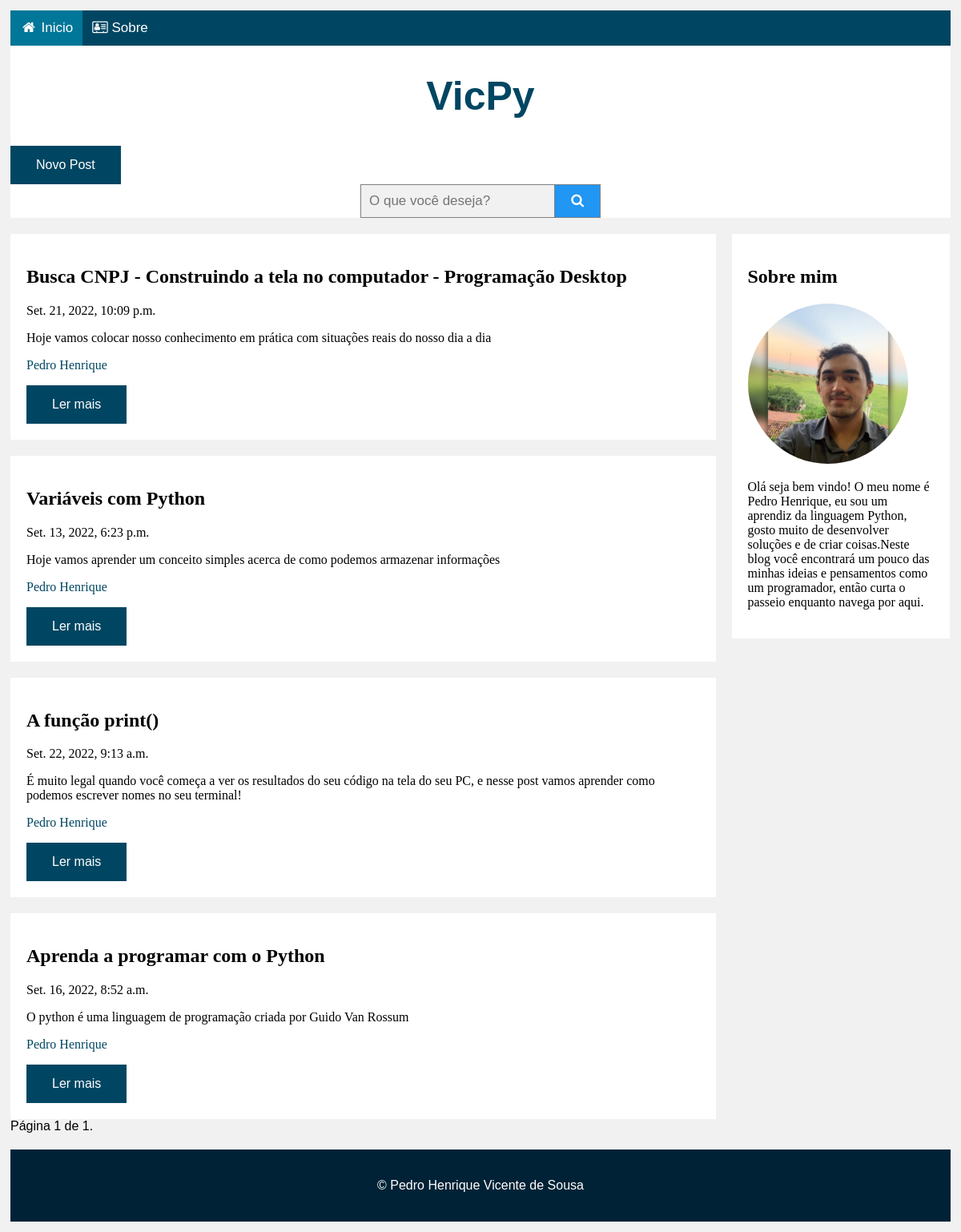
Page /blog/ (signed in) on the committed database.
### victech/models.py (models this page shows, shortened)
class Postagem(models.Model):
	titulo = models.CharField(max_length=200)
	descricao = models.CharField(max_length=1024, default= 'Descrição do POST')
	texto = RichTextField(blank=True, null=True, config_name='special')
	data_criacao = models.DateTimeField(default=timezone.now)
	data_publicacao = models.DateTimeField(blank=True, null=True)
	ativo = models.BooleanField(default=True)

### victech/views.py (the view, shortened to what this page needs)
# urls.py: 2. Add a URL to urlpatterns:  path('', views.home, name='home')
def home(request):
	if (request.method == 'GET'):
		if request.user.is_authenticated:
			postagens = Postagem.objects.filter(data_criacao__lte=timezone.now()).order_by('-data_criacao')
		else:
			postagens = Postagem.objects.filter(ativo=True, data_criacao__lte=timezone.now()).order_by('-data_criacao')
		paginacao = Paginator(postagens, 10) # Mostra x posts por página
		usuario = str(request.user)
		try:
			page = int(request.GET.get('page', '1'))
		except ValueError:
			page = 1
		try:
			post = paginacao.page(page)
		except (EmptyPage, InvalidPage):
			post = paginacao.page(paginacao.num_pages)
		return render(request, 'base.html', {'post': post, 'usuario':usuario})

### templates/base.html (shortened to what this page needs)
{% load static %}<!DOCTYPE html>
<html lang="pt-br">
   <head>
      <link rel="stylesheet" href="https://cdnjs.cloudflare.com/ajax/libs/font-awesome/4.7.0/css/font-awesome.min.css">
      <link rel="stylesheet" type="text/css" href="{% static 'css/style_blog.css' %}">
   </head>
   <body>
      <div class="cabecalho">
         <div class="navbar"><a class="active" href="/blog"><i class="fa fa-fw fa-home"></i> Inicio</a><a href="/" target="_blank"><i class="fa fa-address-card-o" aria-hidden="true"></i> Sobre</a></div>
         <div class="titulo">
            <h1 class='victech'>VicPy</h1>
         </div>
         {% if usuario != "AnonymousUser" %}
         <form action="novo_post/" method="get"><input type="submit" value="Novo Post" class="button"></form>
         {% endif %}
         <form class="busca" action="/blog" method="post">{% csrf_token %}<input type="text" placeholder="O que você deseja?" name="busca"><button type="submit"><i class="fa fa-search"></i></button></form>
      </div>
      <div class="linha">
         {% if erro %}
         <div class="colunaEsquerda">
            <script>alert('{{mensagem}}')</script>
         </div>
         <div class="colunaEsquerda">
            {% for posts in post %}
            <div class="card">
               <form action="{% url 'post_detalhe' posts.pk %}" method="post">
                  {% csrf_token %}
                  <h2>{{posts.titulo}}</a></h2>
                  <p>{{posts.data_publicacao}}</p>
                  <p>{{posts.descricao}}</p>
                  <p><a href="/">Pedro Henrique</a></p>
                  <input type="submit" value="Ler mais" class="button">
               </form>
            </div>
            {% endfor %}
            <div class="pagination"><span class="step-links">{% if post.has_previous %}<a class="button" href="?page={{ post.previous_page_number }}">Anterior</a>{% endif %}<span class="current">Página {{ post.number }} de {{ post.paginator.num_pages }}.</span>{% if post.has_next %}<a class="button" href="?page={{ post.next_page_number }}">Próxima</a>{% endif %}</span></div>
         </div>
         {% else %}
         <div class="colunaEsquerda">
            {% for posts in post %}
            <div class="card">
               <form action="{% url 'post_detalhe' posts.pk %}" method="post">
                  <h2>{{posts.titulo}}</a></h2>
                  <p>{{posts.data_publicacao}}</p>
                  <p>{{posts.descricao}}</p>
                  <p><a href="/">Pedro Henrique</a></p>
                  <input type="submit" value="Ler mais" class="button">
               </form>
            </div>
            {% endfor %}
            <div class="pagination"><span class="step-links"><span class="current">Página {{ post.number }} de {{ post.paginator.num_pages }}.</span></span></div>
         </div>
         {% endif %}
         <div class="colunaDireita">
            <div class="card">
               <h2>Sobre mim</h2>
               <a href="/" target="_blank"><img class="img-sobre" src="{% static 'img/profile.jpeg'%}" alt="Pedro Henrique"></a>
               <p>Olá seja bem vindo! O meu nome é Pedro Henrique, eu sou um aprendiz da linguagem Python, gosto muito de desenvolver soluções e de criar coisas.Neste blog você encontrará um pouco das minhas ideias e pensamentos como um programador, então curta o passeio enquanto navega por aqui.</p>
            </div>
         </div>
      </div>
      <footer>
         <p>© Pedro Henrique Vicente de Sousa</p>
      </footer>
   </body>
</html>

### config/static/css/style_blog.css (style rules this page uses)
body { font-family: Arial; padding: 5px; background: #f1f1f1; }
a { color: #004662; text-decoration: none; }
.victech { color: #004662; }
.button { background-color: #004662; border: none; color: white; padding: 15px 32px; text-align: center; text-decoration: none; display: inline-block; font-size: 16px; }
.navbar { width: 100%; background-color: #004662; overflow: auto; color: #004662; }
.navbar a { float: left; text-align: center; padding: 12px; color: white; text-decoration: none; font-size: 17px; }
.colunaEsquerda { float: left; width: 75%; }
.colunaDireita { float: left; width: 23.2%; padding-left: 20px; }
.card { font-family: cursive; background-color: white; padding: 20px; margin-top: 20px; }
.linha:after { content: ""; display: table; clear: both; }
.cabecalho { background-color: white; }
.titulo h1 { font-size: 50px; text-align: center; }
.active { background-color: #007698; }
.img-sobre { border-radius: 50%; height: 200px; }
footer { padding: 20px; margin-top: 20px; text-align: center; background-color: #002236; color: white; display: block; }
form.busca { display: flex; font-family: Arial; box-sizing: border-box; margin:auto; max-width:300px }
form.busca input[type=text] { padding: 10px; font-size: 17px; border: 1px solid grey; float: left; width: 80%; background: #f1f1f1; }
form.busca button { float: right; width: 20%; padding: 10px; background: #2196F3; color: white; font-size: 17px; border: 1px solid grey; border-left: none; cursor: pointer; }
form.busca::after { content: ""; clear: both; display: table; }

### rows in the picture
Postagem: titulo "Busca CNPJ - Construindo a tela no computador - Programação Desktop", data_publicacao "Set. 21, 2022, 10:09 p.m.", descricao "Hoje vamos colocar nosso conhecimento em prática com situações reais do nosso dia a dia"
Postagem: titulo "Variáveis com Python", data_publicacao "Set. 13, 2022, 6:23 p.m.", descricao "Hoje vamos aprender um conceito simples acerca de como podemos armazenar informações"
Postagem: titulo "A função print()", data_publicacao "Set. 22, 2022, 9:13 a.m.", descricao "É muito legal quando você começa a ver os resultados do seu código na tela do seu PC, e nesse post vamos aprender como podemos escrever nomes no seu terminal!"
Postagem: titulo "Aprenda a programar com o Python", data_publicacao "Set. 16, 2022, 8:52 a.m.", descricao "O python é uma linguagem de programação criada por Guido Van Rossum"

### other values in the picture
{{ post.number }} "1"
{{ post.paginator.num_pages }} "1"
